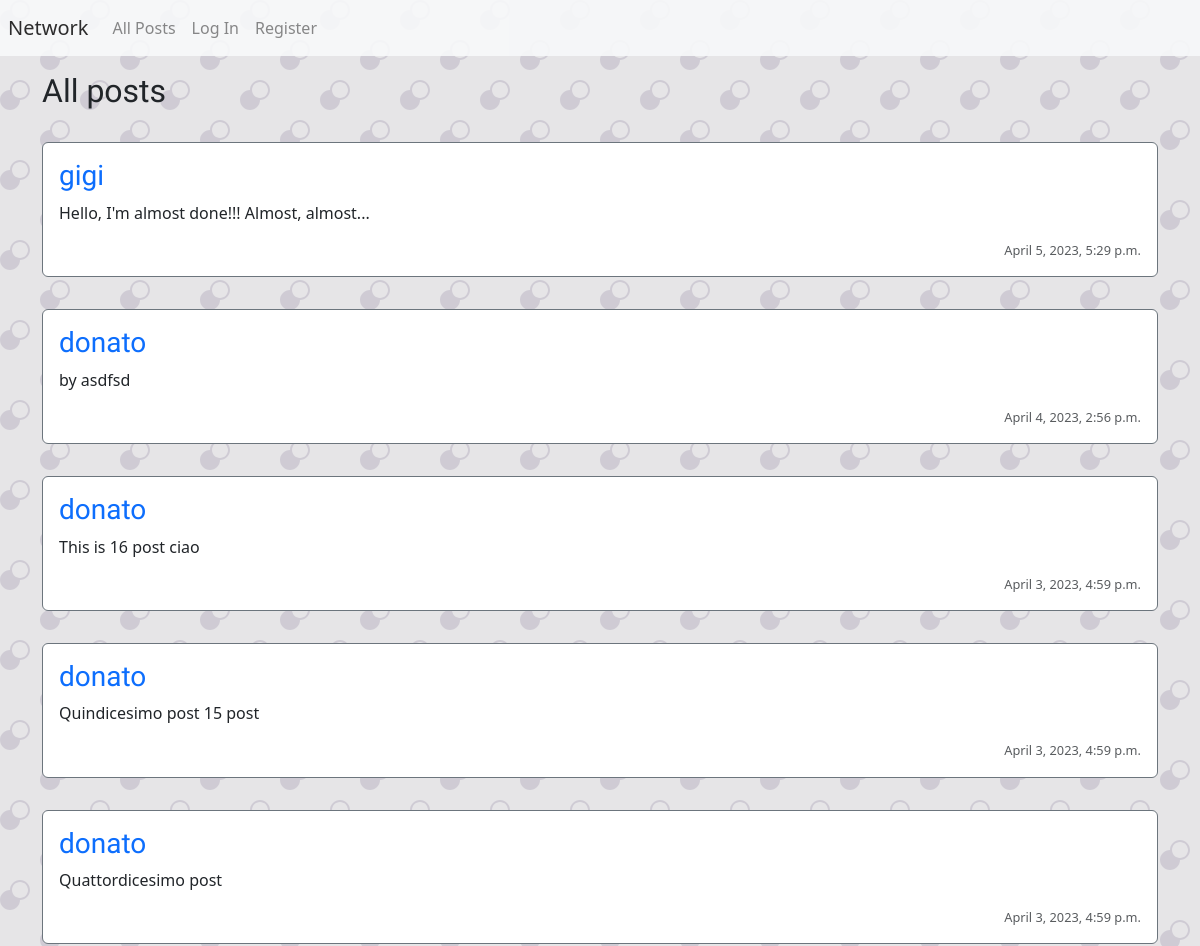
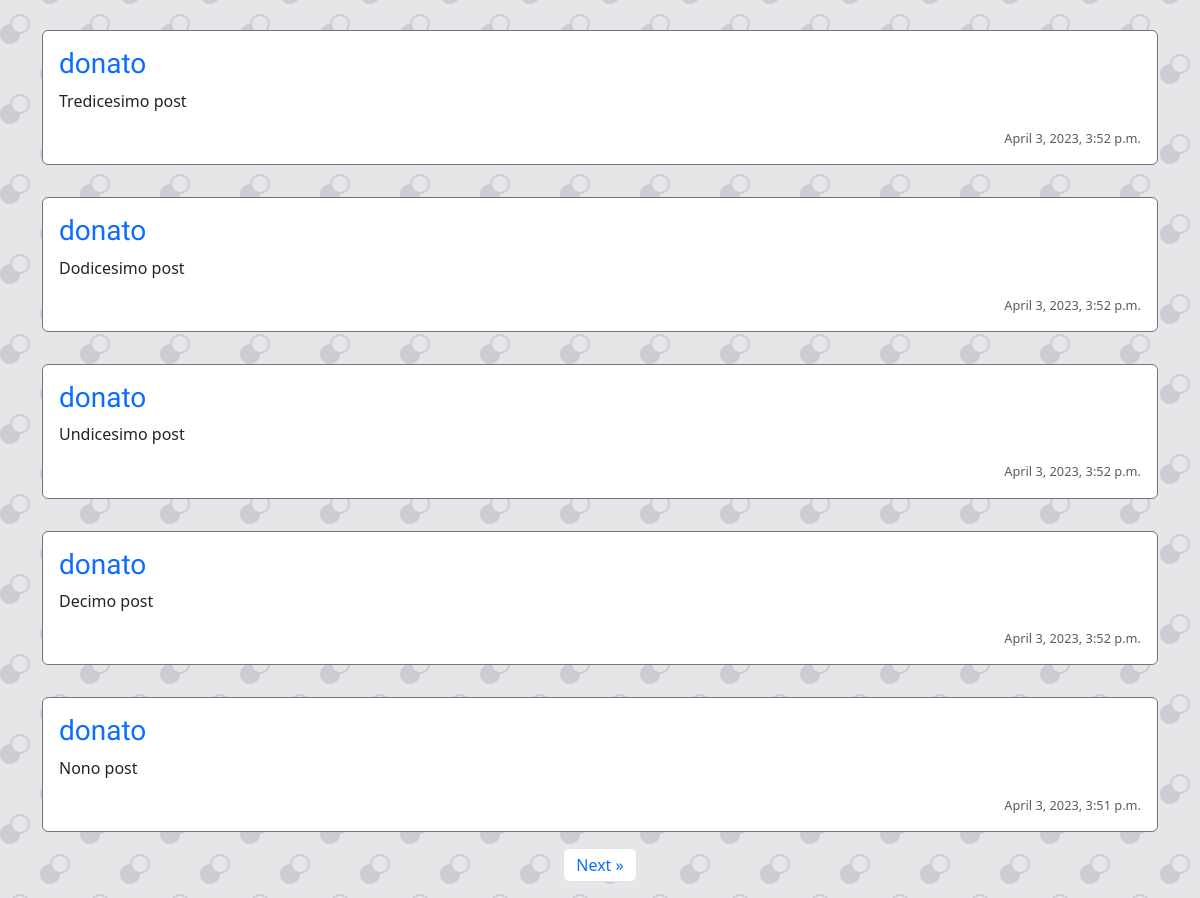
The app's page /, older data (2 pictures, top to bottom).
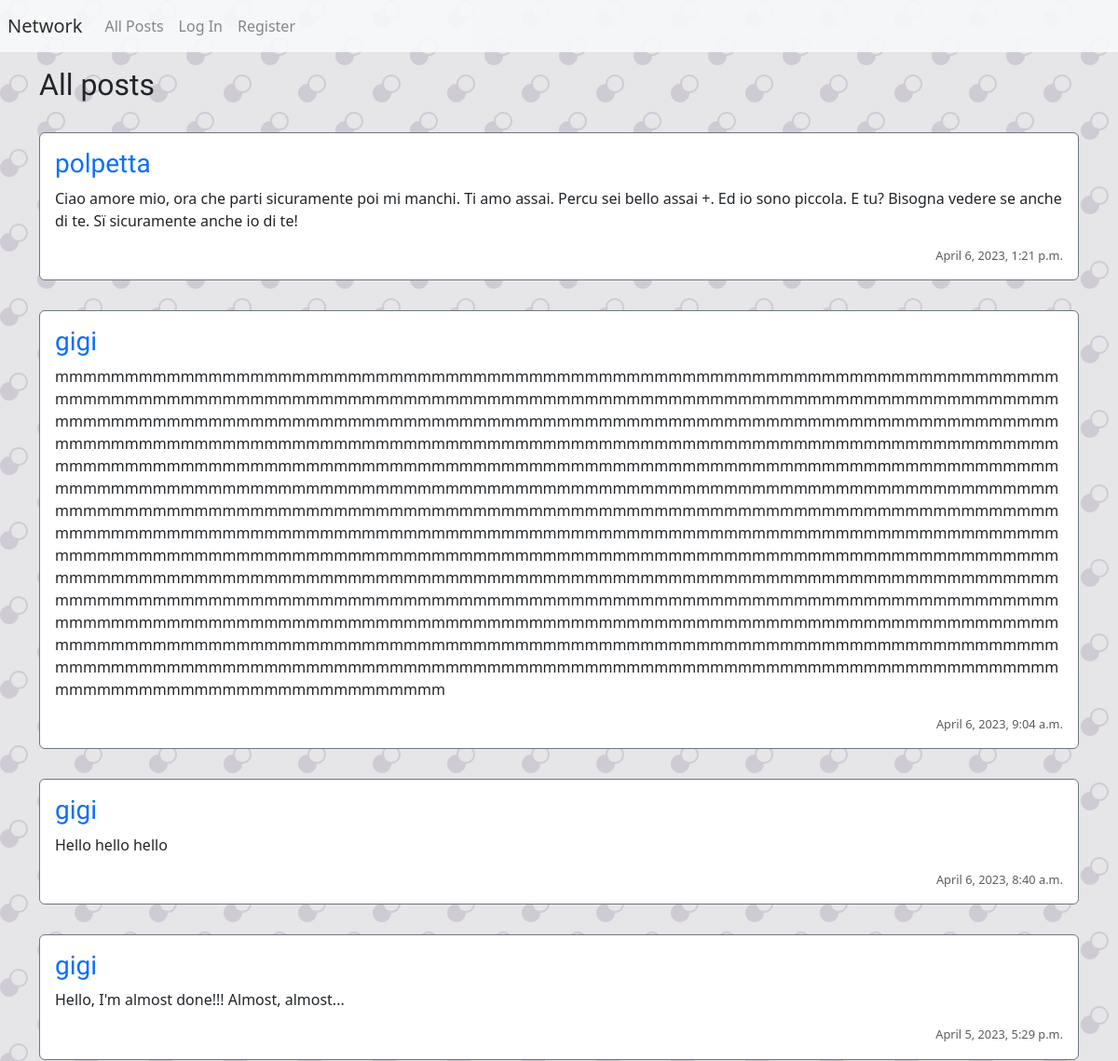
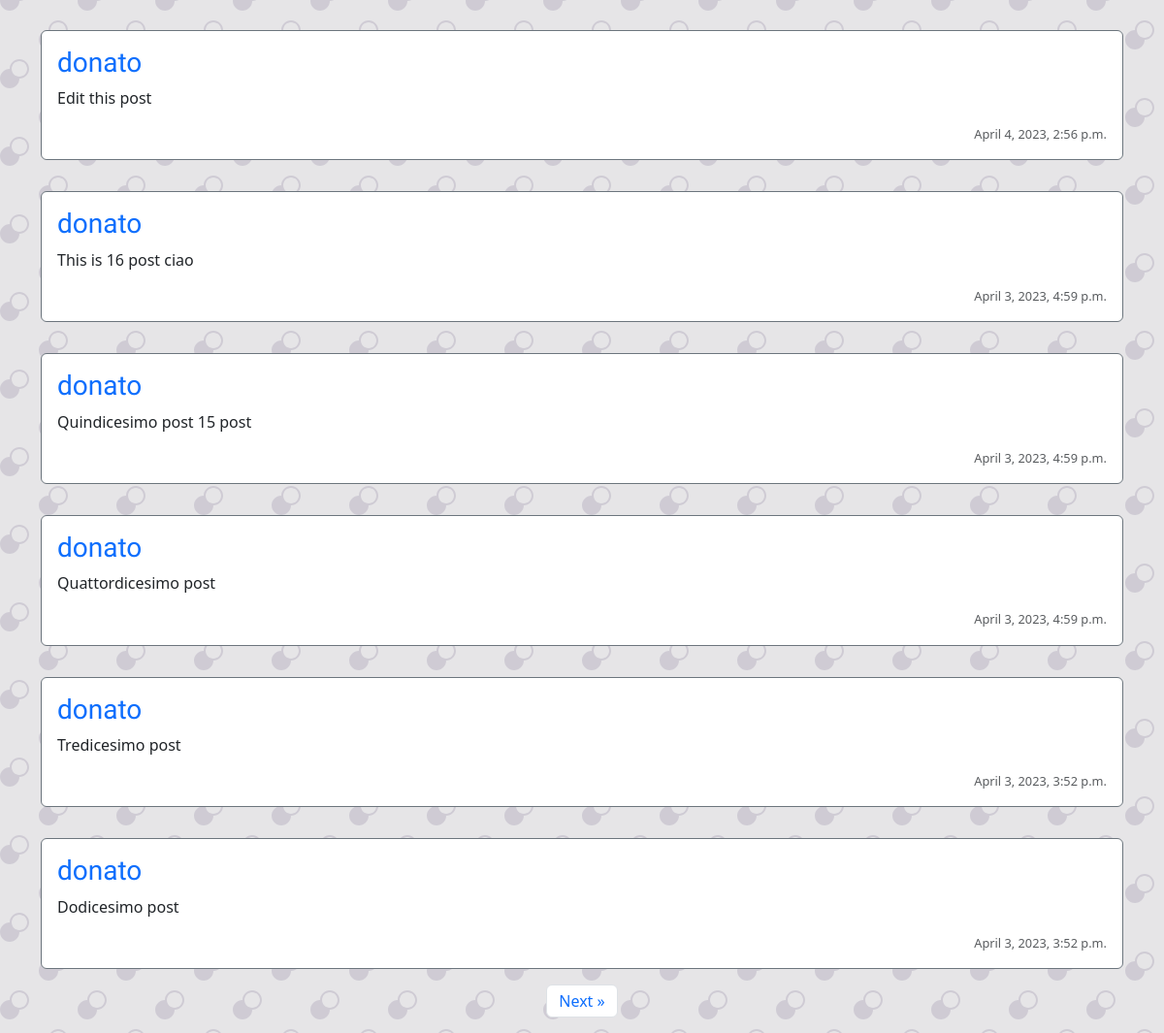
The same page, newer data (2 pictures, top to bottom).
### network/models.py (models this page shows, shortened)
class Post(models.Model):
    user_id = models.ForeignKey(User, on_delete=models.CASCADE, related_name="user_post")
    content = models.TextField(max_length=280)
    datetime = models.DateTimeField(auto_now_add=True)

class User(AbstractUser):
    pass

### network/views.py (the view)
# urls.py: path("", views.index, name="index"),
def index(request):
    if request.method == 'POST':
        user = User.objects.get(id=request.user.id)
        content = request.POST["new_post_content"]
        new_post = Post(user_id = user, content=content)
        new_post.save()
        return HttpResponseRedirect(reverse("index"))
    else:
        posts = Post.objects.all().order_by('-datetime')
        pagePosts = Paginator(posts, 10)
        likes = Like.objects.all()
        postYouLiked = []
        try:
            for like in likes:
                if like.user.id == request.user.id:
                    postYouLiked.append(like.post.id)
        except:
            postYouLiked = []
        page_number = request.GET.get('page')
        page_obj = pagePosts.get_page(page_number)
        range_page = range(page_obj.paginator.num_pages)
        context = {"pagePosts": pagePosts, "page_obj": page_obj, "range_page":range_page, "likes":likes, "postYouLiked":postYouLiked}
        return render(request, "network/index.html", context)

### network/templates/network/index.html (shortened to what this page needs)
{% extends "network/layout.html" %}
{% block body %}
    <div class="container d-flex flex-column" id="posts">
        <div>
            <h2 class="my-3">All posts</h2>
        </div>
        {% for post in page_obj %}
            <div id="post-div" class="d-flex flex-column border border-secondary rounded p-3 my-3">
                <h3><a href="{% url 'profile' post.user_id %}">{{ post.user_id }}</a></h3>
                <p id="content_{{ post.id }}">{{ post.content }}</p>
                <span id="datetime" class="text-right text-muted">{{ post.datetime }}</span>
            </div>
        {% endfor %}
    </div>
    <div class="container">
    <nav>
        <ul class="pagination justify-content-center">
          {% if page_obj.has_next %}
          <li class="page-item">
            <a class="page-link" href="?page={{ page_obj.next_page_number }}" aria-label="Next">Next
              <span aria-hidden="true">&raquo;</span>
            </a>
          </li>
          {% endif %}
        </ul>
    </nav>
    </div>
{% endblock %}

Row changes from the older to the newer data that the page shows:
no longer on this page (row unchanged): Post: user_id "donato", content "Undicesimo post", datetime "April 3, 2023, 3:52 p.m."
no longer on this page (row unchanged): Post: user_id "donato", content "Decimo post", datetime "April 3, 2023, 3:52 p.m."
no longer on this page (row unchanged): Post: user_id "donato", content "Nono post", datetime "April 3, 2023, 3:51 p.m."
added Post: user_id "polpetta", content "Ciao amore mio, ora che parti sicuramente poi mi manchi. Ti amo assai. Percu sei bello assai +. Ed io sono piccola. E tu? Bisogna vedere se anche di te. Sï sicuramente anche io di te!", datetime "April 6, 2023, 1:21 p.m."
added Post: user_id "gigi", content "mmmmmmmmmmmmmmmmmmmmmmmmmmmmmmmmmmmmmmmmmmmmmmmmmmmmmmmmmmmmmmmmmmmmmmmmmmmmmmmmmmmmmmmmmmmmmmmmmmmmmmmmmmmmmmmmmmmmmmmmmmmmmmmmmmmmmmmmmmmmmmmmmmmmmmmmmmmmmmmmmmmmmmmmmmmmmmmmmmmmmmmmmmmmmmmmmmmmmmmmmmmmmmmmmmmmmmmmmmmmmmmmmmmmmmmmmmmmmmmmmmmmmmmmmmmmmmmmmmmmmmmmmmmmmmmmmmmmmmmmmmmmmmmmmmmmmmmmmmmmmmmmmmmmmmmmmmmmmmmmmmmmmmmmmmmmmmmmmmmmmmmmmmmmmmmmmmmmmmmmmmmmmmmmmmmmmmmmmmmmmmmmmmmmmmmmmmmmmmmmmmmmmmmmmmmmmmmmmmmmmmmmmmmmmmmmmmmmmmmmmmmmmmmmmmmmmmmmmmmmmmmmmmmmmmmmmmmmmmmmmmmmmmmmmmmmmmmmmmmmmmmmmmmmmmmmmmmmmmmmmmmmmmmmmmmmmmmmmmmmmmmmmmmmmmmmmmmmmmmmmmmmmmmmmmmmmmmmmmmmmmmmmmmmmmmmmmmmmmmmmmmmmmmmmmmmmmmmmmmmmmmmmmmmmmmmmmmmmmmmmmmmmmmmmmmmmmmmmmmmmmmmmmmmmmmmmmmmmmmmmmmmmmmmmmmmmmmmmmmm…", datetime "April 6, 2023, 9:04 a.m."
added Post: user_id "gigi", content "Hello hello hello", datetime "April 6, 2023, 8:40 a.m."
changed Post: content "by asdfsd" → "Edit this post"
